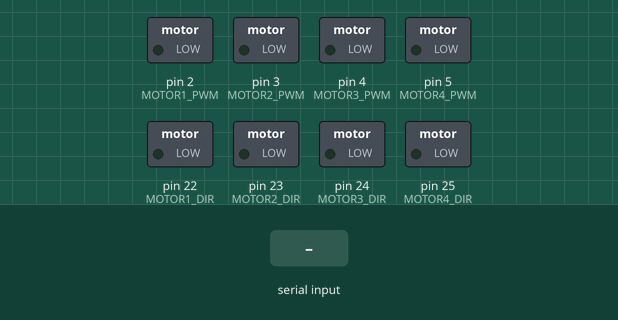
This sketch was run on a simulated Arduino Mega 2560, built with avr-gcc and run on an emulated ATmega2560. On the bench: switched loads named in the sketch (green lamp = pin HIGH). The inputs (shaded band) are chosen by the test bench.

Above: at 1.2 s.
1.3 s: "90,45,200\n" received over Serial
At 3.4 s:
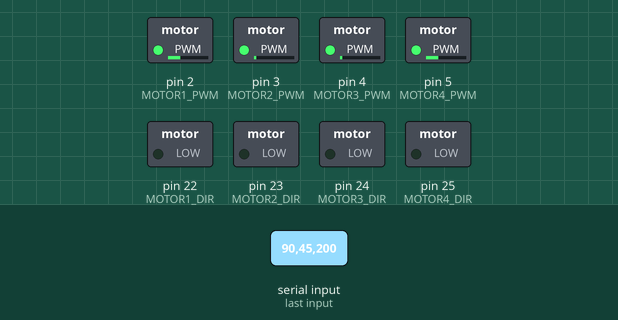
3.8 s: "30,150,10\n" received over Serial
At 5.3 s:
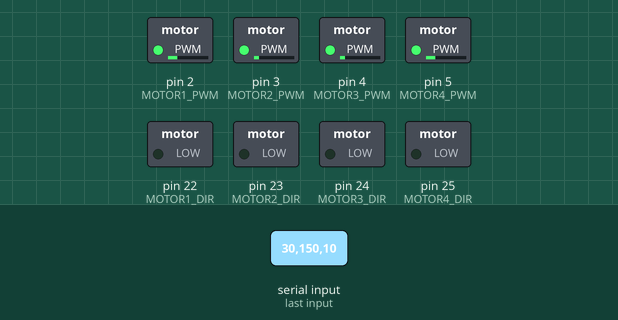
6.3 s: "200\n" received over Serial
At 8.1 s:
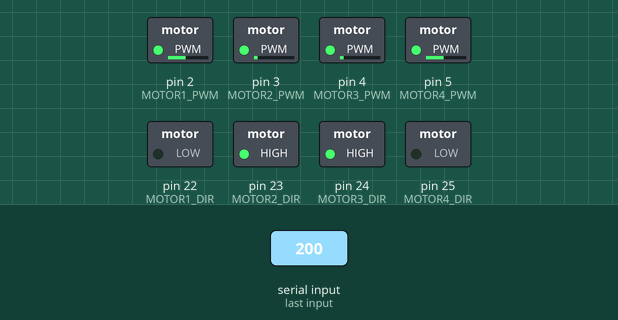
8.8 s: "0\n" received over Serial
At 11.0 s:
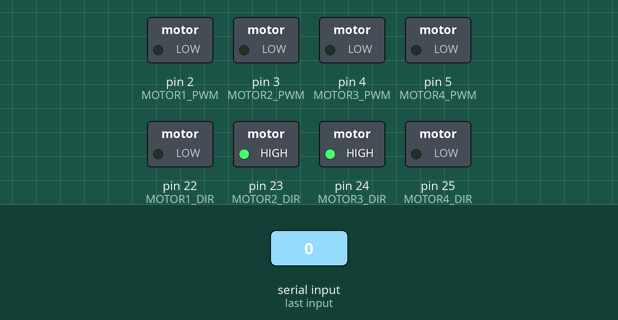
11.3 s: "90,45\n" received over Serial
At 13.2 s:
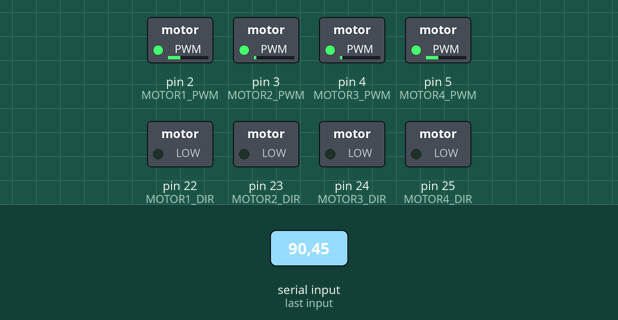
13.8 s: "30,150\n" received over Serial
At 15.2 s:
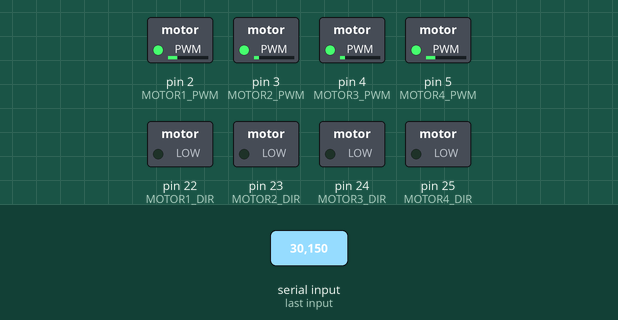
Timing chart, 0 to 16.8 s (numbered marks = the images above; inputs shaded):
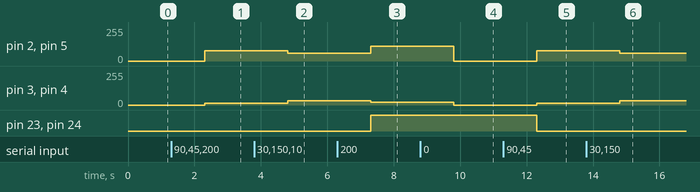

Measured:
- after the input at 1.3 s, pin 2 (MOTOR1_PWM), pin 5 (MOTOR4_PWM): 0/255 → 78/255 after 1.0 s; pin 3 (MOTOR2_PWM), pin 4 (MOTOR3_PWM): 0/255 → 12/255 after 1.0 s
- after the input at 3.8 s, pin 2 (MOTOR1_PWM), pin 5 (MOTOR4_PWM): 78/255 → 59/255 after 1.0 s; pin 3 (MOTOR2_PWM), pin 4 (MOTOR3_PWM): 12/255 → 31/255 after 1.0 s
- after the input at 6.3 s, pin 2 (MOTOR1_PWM), pin 5 (MOTOR4_PWM): 59/255 → 112/255 after 1.0 s; pin 3 (MOTOR2_PWM), pin 4 (MOTOR3_PWM): 31/255 → 22/255 after 1.0 s; pin 23 (MOTOR2_DIR), pin 24 (MOTOR3_DIR): LOW → HIGH after 1.0 s
- after the input at 8.8 s, pin 2 (MOTOR1_PWM), pin 5 (MOTOR4_PWM): 112/255 → 0/255 after 1.0 s; pin 3 (MOTOR2_PWM), pin 4 (MOTOR3_PWM): 22/255 → 0/255 after 1.0 s
- after the input at 11.3 s, pin 2 (MOTOR1_PWM), pin 5 (MOTOR4_PWM): 0/255 → 78/255 after 1.0 s; pin 3 (MOTOR2_PWM), pin 4 (MOTOR3_PWM): 0/255 → 12/255 after 1.0 s; pin 23 (MOTOR2_DIR), pin 24 (MOTOR3_DIR): HIGH → LOW after 1.0 s
- after the input at 13.8 s, pin 2 (MOTOR1_PWM), pin 5 (MOTOR4_PWM): 78/255 → 59/255 after 1.0 s; pin 3 (MOTOR2_PWM), pin 4 (MOTOR3_PWM): 12/255 → 31/255 after 1.0 s

The sketch:

line.ino
```cpp
#define MOTOR1_PWM 2  // Front left wheel
#define MOTOR1_DIR 22

#define MOTOR2_PWM 3  // Front right wheel
#define MOTOR2_DIR 23

#define MOTOR3_PWM 4  // Rear left wheel
#define MOTOR3_DIR 24

#define MOTOR4_PWM 5  // Rear right wheel
#define MOTOR4_DIR 25

float vy;
float vx;
int omega = 0;

void calculateWheelSpeeds(float vx, float vy, float omega, int speeds[]);
void setMotorSpeeds(int speeds[]);
void stopMotors();

void setup() {

  pinMode(MOTOR1_PWM, OUTPUT);
  pinMode(MOTOR1_DIR, OUTPUT);
  pinMode(MOTOR2_PWM, OUTPUT);
  pinMode(MOTOR2_DIR, OUTPUT);
  pinMode(MOTOR3_PWM, OUTPUT);
  pinMode(MOTOR3_DIR, OUTPUT);
  pinMode(MOTOR4_PWM, OUTPUT);
  pinMode(MOTOR4_DIR, OUTPUT);

  // Initialize serial communication
  Serial.begin(9600);
}

void loop() {
  // Read data from serial buffer if available
  while (Serial.available() == 0) {
  }
  //vx = 50;
  // Read the incoming bytes until a newline character is received
  String data = Serial.readStringUntil('\r');

  // Extract x, y, and area coordinates from the received string
  int firstCommaIndex = data.indexOf(',');
  int secondCommaIndex = data.indexOf(',', firstCommaIndex + 1);
  String x_str = data.substring(0, firstCommaIndex);
  String y_str = data.substring(firstCommaIndex + 1, secondCommaIndex);
  String area_str = data.substring(secondCommaIndex + 1);

  // Convert strings to integers
  int x_coordinate = x_str.toInt();
  int y_coordinate = y_str.toInt();
  int area_value = area_str.toInt();
  omega = map(x_coordinate, -160, 160, -50, 50);
  vy = y_coordinate;
  //  vx = map(area_value, 43, 0, -50, 50);
  if (vy == 0) {
    vx = 0;
    stopMotors();

  }
  else {
    vx = 50;
  }
  if (omega > 15 || omega < -15 || vx > 0) {
    int speeds[4];
    calculateWheelSpeeds(vx, vy, omega, speeds);
    setMotorSpeeds(speeds);
  }
  else {
    stopMotors();
  }
}

void calculateWheelSpeeds(float vx, float vy, float omega, int speeds[]) {
  speeds[0] = (vx + omega);   // Front left wheel
  speeds[1] = (vx - omega)-10;   // Front right wheel
  speeds[2] = (vx - omega)-10;  // Rear left wheel
  speeds[3] = (vx + omega);  // Rear right wheel
}

void setMotorSpeeds(int speeds[]) {
  analogWrite(MOTOR1_PWM, abs(speeds[0]));
  digitalWrite(MOTOR1_DIR, speeds[0] < 0 ? HIGH : LOW);

  analogWrite(MOTOR2_PWM, abs(speeds[1]));
  digitalWrite(MOTOR2_DIR, speeds[1] < 0 ? HIGH : LOW);

  analogWrite(MOTOR3_PWM, abs(speeds[2]));
  digitalWrite(MOTOR3_DIR, speeds[2] < 0 ? HIGH : LOW);

  analogWrite(MOTOR4_PWM, abs(speeds[3]));
  digitalWrite(MOTOR4_DIR, speeds[3] < 0 ? HIGH : LOW);
}

void stopMotors() {
  analogWrite(MOTOR1_PWM, 0);
  analogWrite(MOTOR2_PWM, 0);
  analogWrite(MOTOR3_PWM, 0);
  analogWrite(MOTOR4_PWM, 0);
}
```
